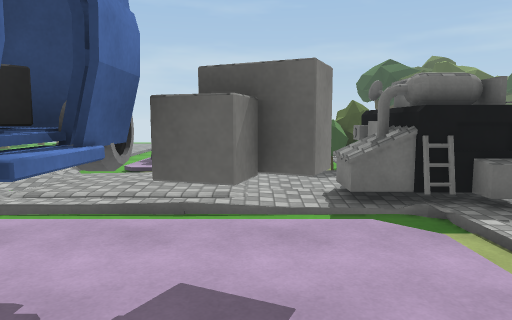
[1] (above)

24 first-person views from a walk through a 3-D level made in the Unity game engine. The camera is 1.5 m above the floor, tilts 6° down and sees 70° across. The floor is counted in squares, 1 m on a side. Each view is taken from the middle of a square. On the plan, view 1 faces up. The plan holds only what a view shows up to about 16 squares ahead; the rest is blank. The place goes on beyond the plan. Some animated figures are left out. Some surface patterns are stand-ins.

[2]
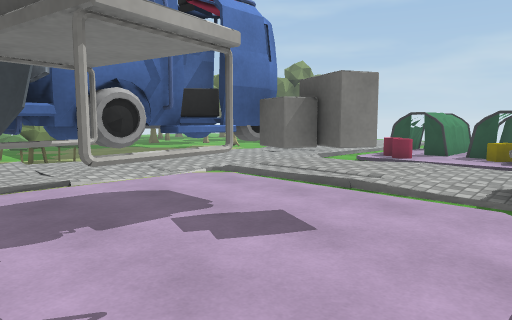

[3]
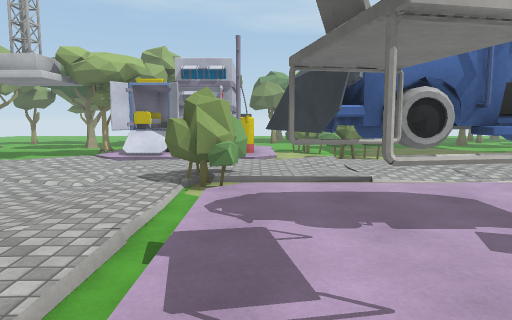

[4]
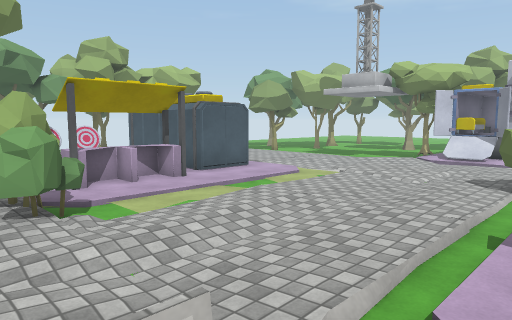

[5]
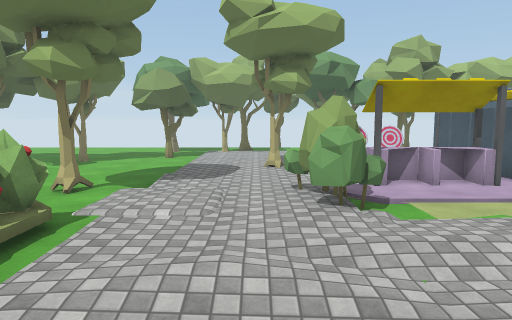

[6]
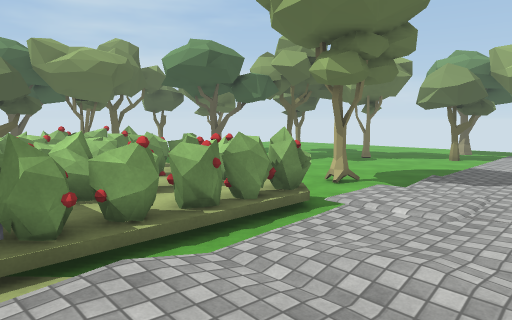

[7]
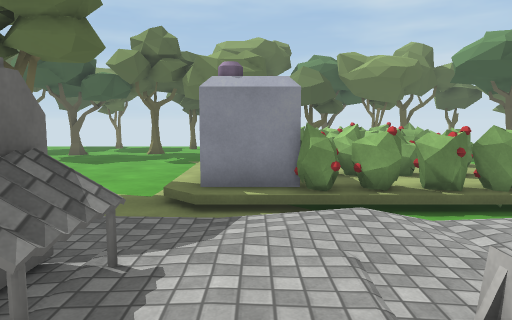

[8]
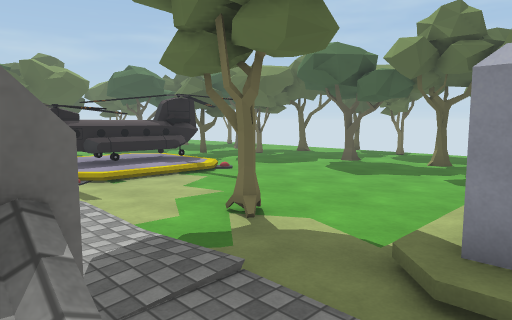

[9]
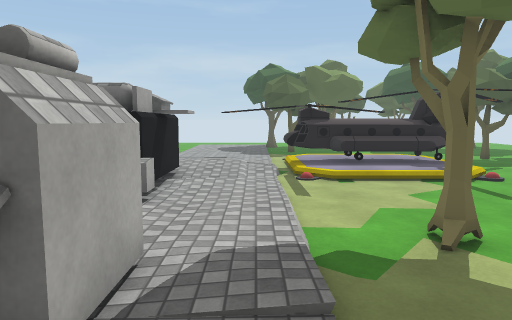

[10]
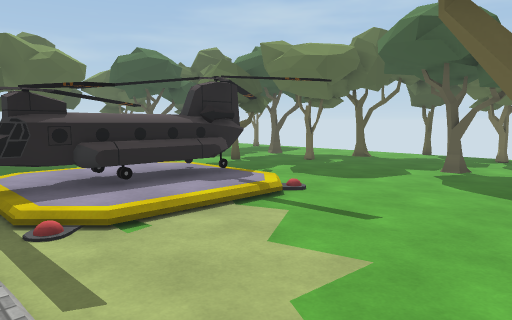

[11]
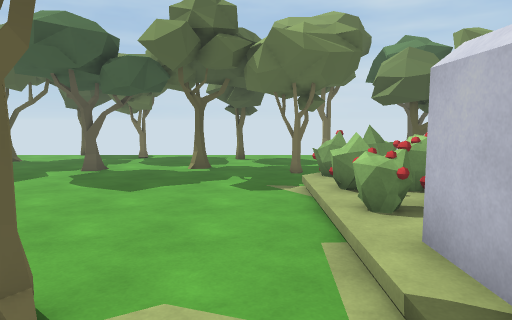

[12]
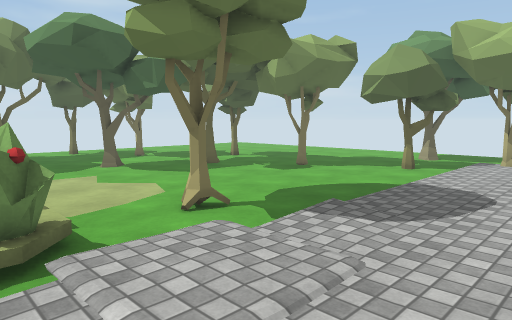

[13]
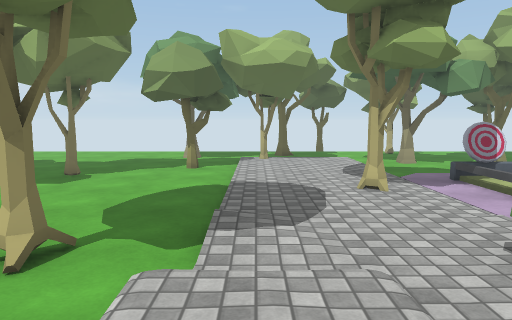

[14]
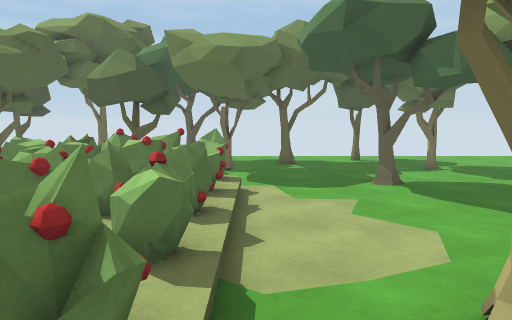

[15]
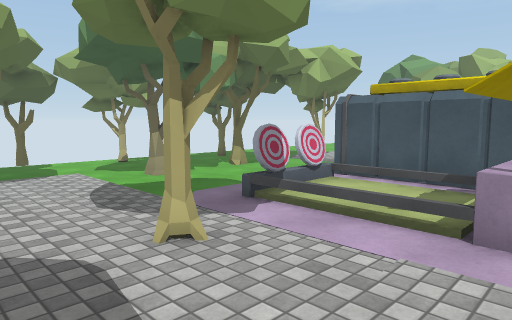

[16]
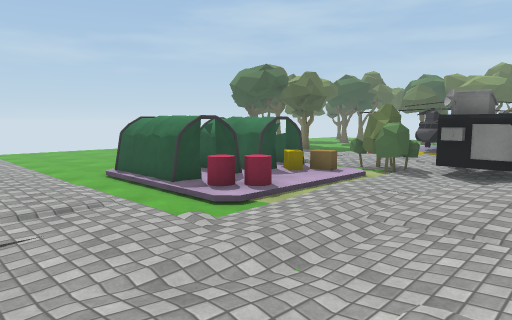

[17]
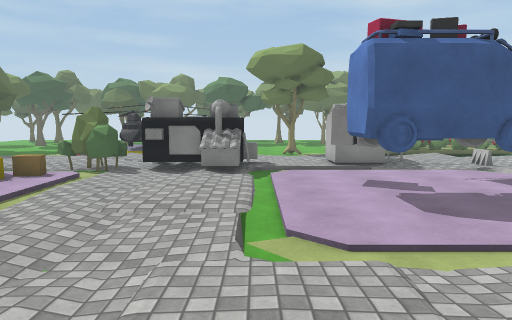

[18]
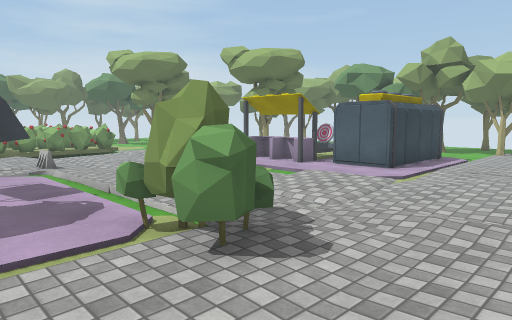

[19]
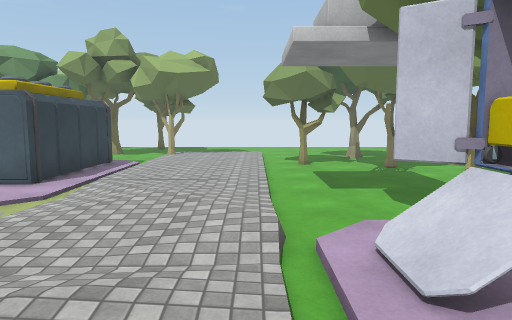

[20]
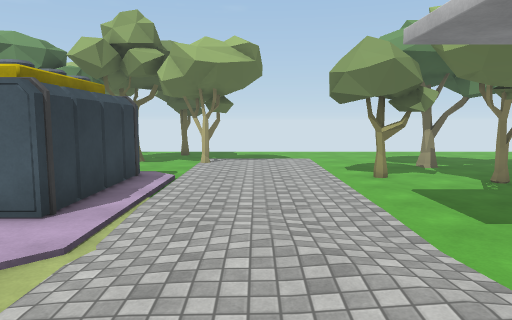

[21]
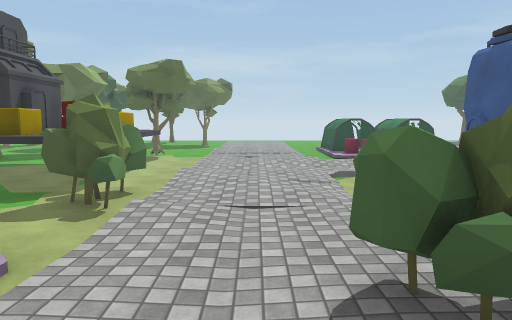

[22]
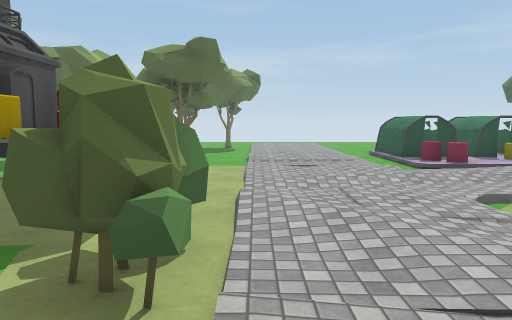

[23]
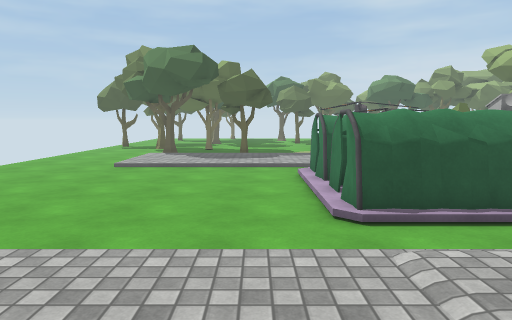

[24]
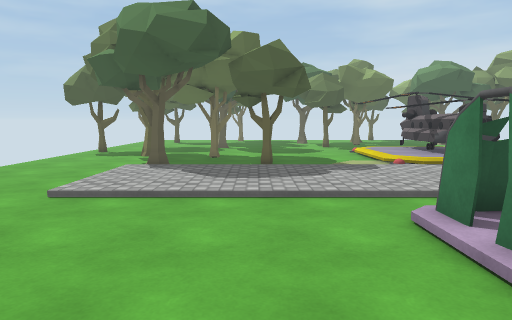

### Floor plan
Key: @ floor where view 1 was taken; # wall or solid block; x gap in a wall; . main floor; : floor 0.25 m higher than the main floor; / step, stairs or slope; = window, fence, low wall or low ledge; ^ raised ledge; B bush; T tree; H helicopter; O other object.
Columns run from 12 left of view 1 to 21 right of it. Each row starts with its distance up from view 1.
 28                ..........
 27              ............
 26            ..............
 25           ..............#
 24          ....../////....
 23       /......../....#....
 22       /......../........#
 21      ./......../.........
 20      ./......../.....#...
 19   .  ./......../.........
 18      ./......../.........
 17      ./.OOOOOO./.........
 16      ./.OOOOOO /.........   ..#
 15 ...:::/.OOOOOO /...../      ...
 14 ....:./.OOOOOO ...../:      ....
 13 T...../.OO  OO B....  #^^#  ....#
 12 .....././OO..OBBB...#H^^^##.......
 11 ..........////BB/::..::::: .......
 10  ..............OOO.../::::/.......
  9 O...../........OOO................
  8 O.......::::/.OOOO..............#.
  7 O...//..::::/.OOOO................
  6  .:...///////..OOO................
  5  ..:../.......//..................
  4  B..:....OO.O../......T.........#.
  3 BB.......OOOOO./OOO...............
  2 BB..../..OOO.../OOO...............
  1 ....../..OOO.O..OO...////////.....
  0 /...../..OOO@O..OO...###==#==  #..
 -1  /...B/B..O/.....::..# # ==#=
 -2 O....BBB////////...:.### ## ==
 -3    ...BB........==..=#=#==#==
 -4   ...................# ======
 -5  .....::/............##====##
 -6  .....::/............xO==##=#
 -7 O/:.../////////B.././#O===^^#  .#x
 -8 ...............BB..:/.............
 -9 ....:..........BB.../.............
-10 ...........##.# B.....T...........
-11 ........####==#/..................
-12 ........###/..//.............#....
-13 ....../.###/..//..................
-14 ....../.###/..//T................#
-15 ....../.###/==//............#....#
-16 #.....//###  ../............. ....
-17 ....../.    .../.........#..    ..
-18 ....../..  ..../...........
-19 ......#......../.....#......
-20 ..... /......../............
-21 ..     ..x...x./..##........

Where each view was taken, in squares from view 1:
view 1: 0 up, 0 right, facing up
view 2: 1 down, 3 right, facing up-left
view 3: 1 down, 3 right, facing left
view 4: 1 down, 5 right, facing down-left
view 5: 1 down, 5 right, facing down
view 6: 1 down, 4 right, facing down-right
view 7: 1 down, 2 right, facing right
view 8: 1 down, 5 right, facing up-right
view 9: 1 down, 7 right, facing up
view 10: 4 up, 7 right, facing up-right
view 11: 2 up, 7 right, facing right
view 12: 6 down, 4 right, facing down-right
view 13: 6 down, 7 right, facing down
view 14: 8 down, 7 right, facing right
view 15: 10 down, 7 right, facing down-left
view 16: 6 up, 9 left, facing up-right
view 17: 6 up, 10 left, facing right
view 18: 1 up, 10 left, facing down-right
view 19: 2 down, 10 left, facing down
view 20: 5 down, 8 left, facing down
view 21: 5 down, 8 left, facing up
view 22: 1 down, 10 left, facing up
view 23: 19 up, 10 left, facing right
view 24: 20 up, 4 left, facing right
